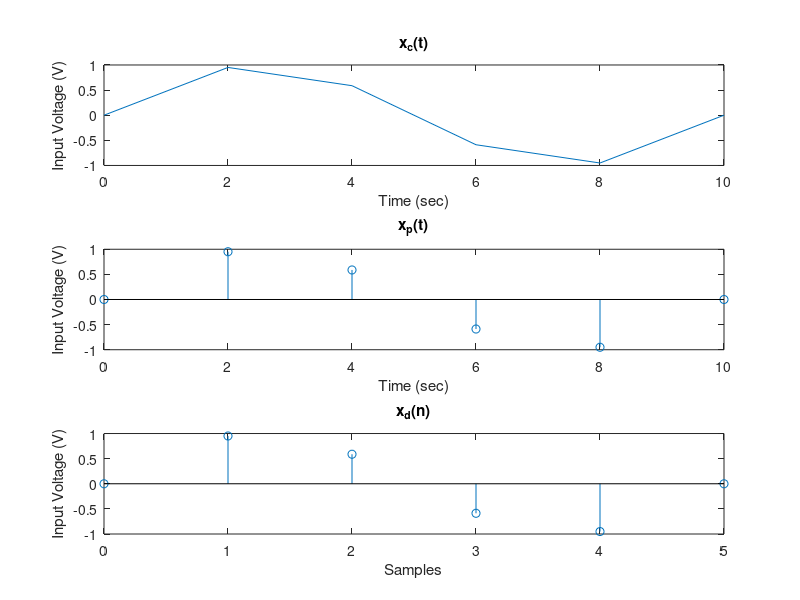
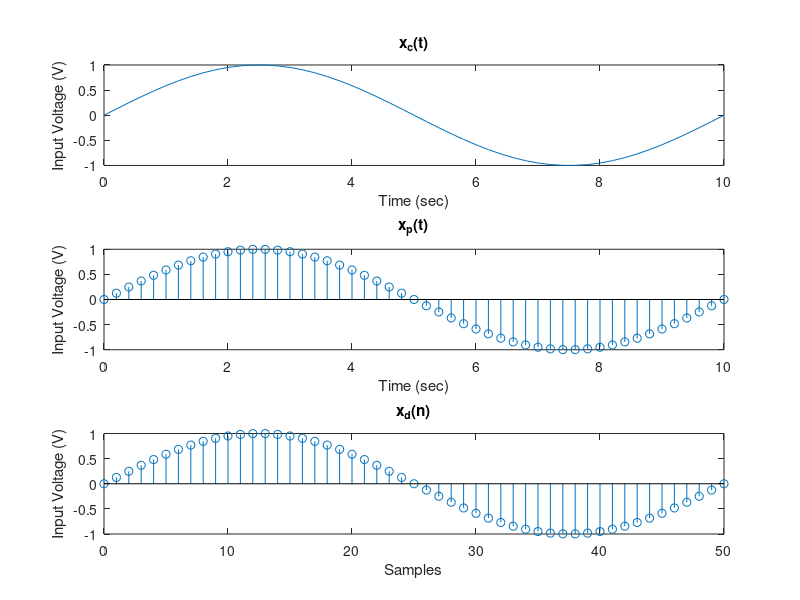
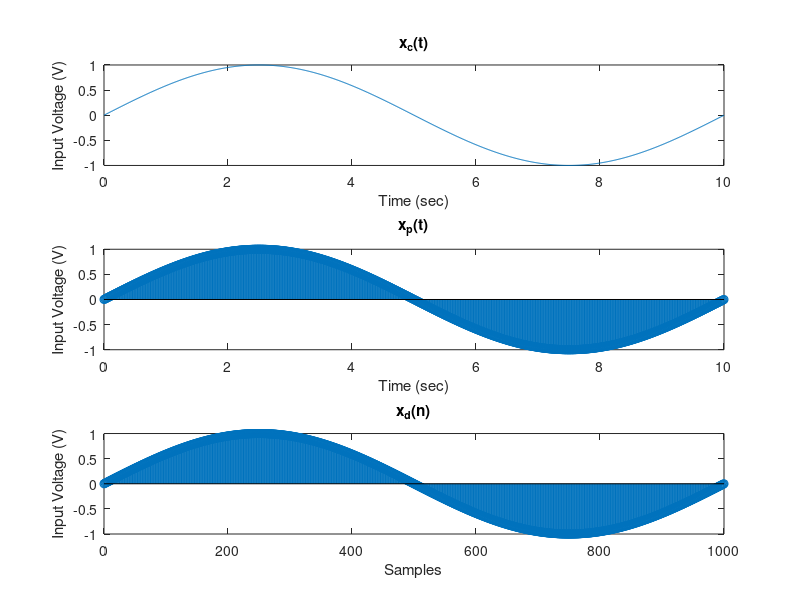
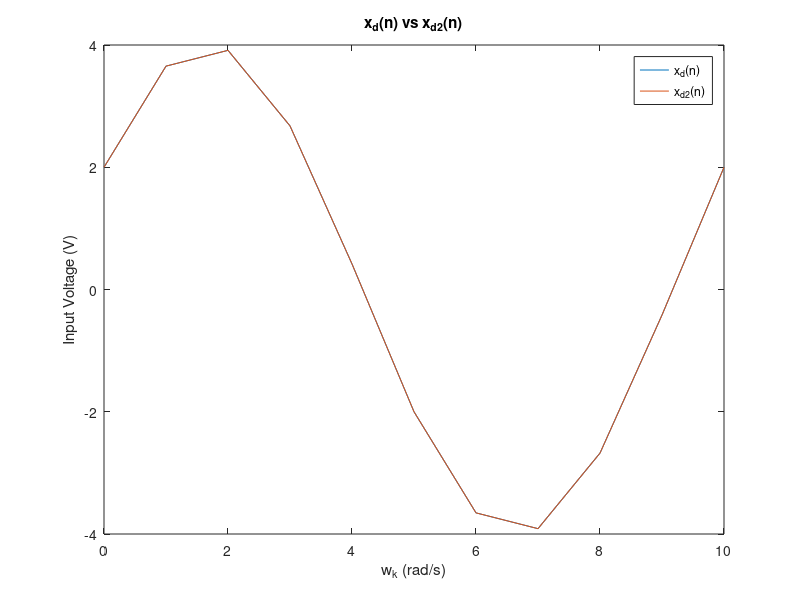

The MATLAB script that drew these images, in order: (Note: this script raises an error after producing the figures.)
clear;

T = 10;
T_s1 = 2;
T_s2 = .2;
T_s3 = .01;

f = 1/T;
f_s1 = 1/T_s1;
f_s2 = 1/T_s2;
f_s3 = 1/T_s3;

n1 = [0:1:(1/(f/f_s1))];
n2 = [0:1:(1/(f/f_s2))];
n3 = [0:1:(1/(f/f_s3))];

t1 = n1*T_s1;
t2 = n2*T_s2;
t3 = n3*T_s3;

x_c1 = sin(2*pi()*f*t1);
x_d1 = sin(2*pi()*(f/f_s1)*n1);

x_c2 = sin(2*pi()*f*t2);
x_d2 = sin(2*pi()*(f/f_s2)*n2);

x_c3 = sin(2*pi()*f*t3);
x_d3 = sin(2*pi()*(f/f_s3)*n3);

figure;
subplot(3,1,1);
plot(t1,x_c1);
title('x_c(t)');
hold on;
xlabel('Time (sec)');
ylabel('Input Voltage (V)');
hold off;
subplot(3,1,2);
stem(t1,x_c1);
title('x_p(t)');
hold on;
xlabel('Time (sec)');
ylabel('Input Voltage (V)');
hold off;
subplot(3,1,3);
stem(n1,x_d1);
title('x_d(n)');
hold on;
xlabel('Samples');
ylabel('Input Voltage (V)');
hold off;

figure;
subplot(3,1,1);
plot(t2,x_c2);
title('x_c(t)');
hold on;
xlabel('Time (sec)');
ylabel('Input Voltage (V)');
hold off;
subplot(3,1,2);
stem(t2,x_c2);
title('x_p(t)');
hold on;
xlabel('Time (sec)');
ylabel('Input Voltage (V)');
hold off;
subplot(3,1,3);
stem(n2,x_d2);
title('x_d(n)');
hold on;
xlabel('Samples');
ylabel('Input Voltage (V)');
hold off;

figure;
subplot(3,1,1);
plot(t3,x_c3);
title('x_c(t)');
hold on;
xlabel('Time (sec)');
ylabel('Input Voltage (V)');
hold off;
subplot(3,1,2);
stem(t3,x_c3);
title('x_p(t)');
hold on;
xlabel('Time (sec)');
ylabel('Input Voltage (V)');
hold off;
subplot(3,1,3);
stem(n3,x_d3);
title('x_d(n)');
hold on;
xlabel('Samples');
ylabel('Input Voltage (V)');
hold off;


f1 = 1000;
f2 = 100;
fs1 = 10e3;
fs2 = 100e3;
omegak1 = (2*pi())/fs1;
omegak2 = (2*pi())/fs2;
ns1 = [0:1:(1/(f1/fs1))];
ns2 = [0:1:(1/(f1/fs2))];
phase1 = 30*(pi()/180);
phase2 = 20*(pi()/180);

xd1 = 4*sin((2*pi()*(f1/fs1)*ns1) + phase1) + 2*cos((2*pi()*(f2/fs1)*ns1) + phase2);
xd2 = 4*sin((2*pi()*(f1/fs2)*ns2) + phase1) + 2*cos((2*pi()*(f2/fs2)*ns2) + phase2);

xd3 = 4*sin((2*pi()*(f1/fs1)*ns1) + phase1);
xd4 = 4*sin((2*pi()*(f1/fs1)*ns1) + phase1 + (2*pi()));

figure
plot(ns1, xd3);
hold on;
plot(ns1, xd4);
hold off;
title('x_d(n) vs x_d_2(n)');
legend('x_d(n)','x_d_2(n)');
ylabel('Input Voltage (V)');
xlabel('w_k (rad/s)');


n = [0:1:39999];

xd5 = 4*sin((2*pi()*(f1/fs1)*n) + phase1) + 2*cos((2*pi()*(f2/fs1)*n) + phase2);

dft(xd5,6500);

function d = dft(din,N_p)
    dx = [din zeros(1,N_p-1000)];
    X = zeros(1,N_p);
    for k = 1:1:N_p
        for L = 1:1:N_p/2
            X(k) = X(k)+(dx(L)*exp((-j)*(2 * pi / N_p)*(L-1)*(k-1)));
        end
    end    
    K = 1:1:N_p;
    wk = 2*pi*K / N_p;
    figure;
    stem(wk,abs(X))
    title('DFT X[k] vs w (rad)')
    ylabel('Input Voltage (V)')
    xlabel('w_k (rad/s)')
    d = X;
    
    freqk = wk/(2*pi());
    
    figure;
    stem(freqk,abs(X))
    title('DFT X[k] vs. Frequency (Hz)')
    ylabel('Input Voltage (V)')
    xlabel('Frequency (Hz)')
    
end


